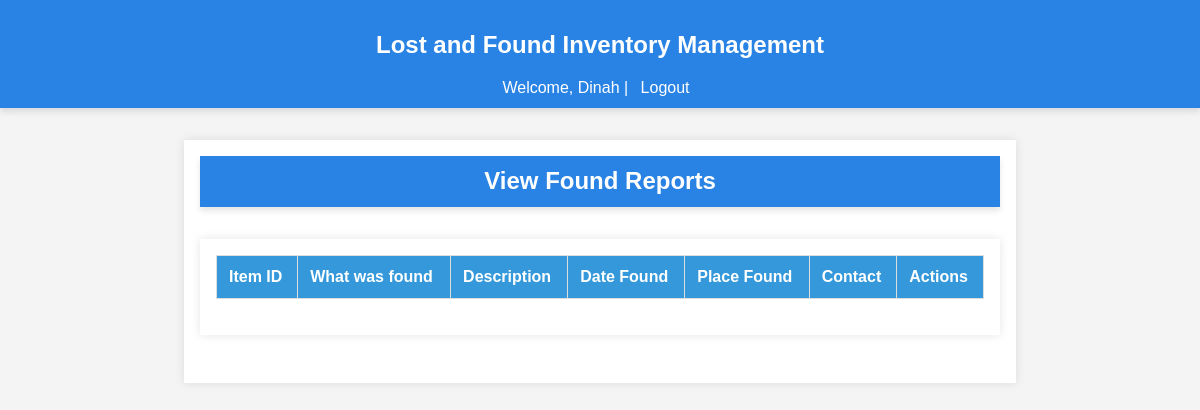
Before: /admin/reports/found (signed in) with the older database file.
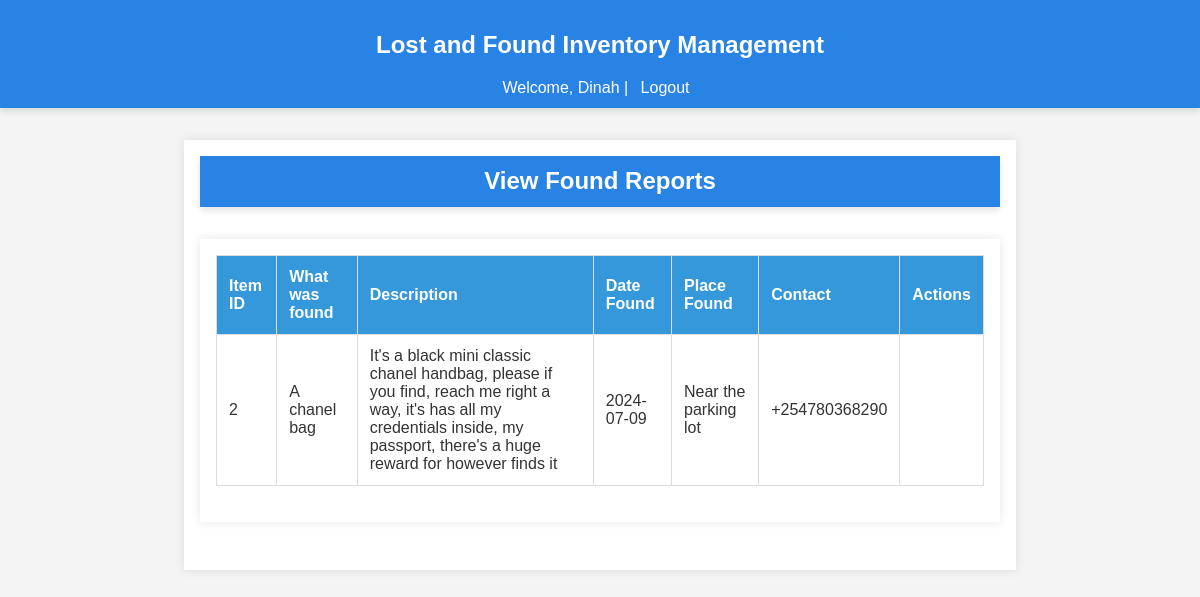
After: the same page with the newer database file.
### app/models/found_report.py (models this page shows, shortened)
class FoundReport(db.Model):
    id = db.Column(db.Integer, primary_key=True)
    user_id = db.Column(db.Integer, db.ForeignKey('user.id'), nullable=False)
    item_id = db.Column(db.Integer, db.ForeignKey('item.id'), nullable=False)
    item_name = db.Column(db.String(150), nullable=True)
    description = db.Column(db.String(255), nullable=True)
    date_found = db.Column(db.Date, nullable=False)
    time_found = db.Column(db.Time, nullable=False)
    primary_color = db.Column(db.String(50), nullable=True)
    secondary_color = db.Column(db.String(50), nullable=True)
    place_found = db.Column(db.String(255), nullable=False)
    upload_image = db.Column(db.String(250), nullable=True)
    contact = db.Column(db.String(255), nullable=True)  # Contact information
    user = db.relationship('User', back_populates='found_reports')
    item = db.relationship('Item', back_populates='found_reports')
    claims = db.relationship('Claim', back_populates='found_report')

### app/routes/admin.py (the view)
@bp.route('/reports/found', methods=['GET'])
@login_required
@admin_required
def view_found_reports():
    try:
        found_reports = FoundReport.query.all()
        return render_template('view_found_reports.html', found_reports=found_reports)
    except Exception as e:
        return jsonify({'error': str(e)}), 500

### app/__init__.py (called while the page is built)
def register_extensions(app):
    db.init_app(app)
    migrate.init_app(app, db)
    bcrypt.init_app(app)
    login_manager.init_app(app)
    mail.init_app(app)
    @login_manager.user_loader
    def load_user(user_id):
        return user.User.query.get(int(user_id))

### app/templates/view_found_reports.html
{% extends "base.html" %}
{% block content %}
<header>
    <h1>View Found Reports</h1>
</header>
<main>
    <table>
        <thead>
            <tr>
                <th>Item ID</th>
                <th>What was found</th>
                <th>Description</th>
                <th>Date Found</th>
                <th>Place Found</th>
                <th>Contact</th>
                <th>Actions</th>
            </tr>
        </thead>
        <tbody>
            {% for report in found_reports %}
            <tr>
                <td>{{ report.item_id }}</td>
                <td>{{ report.item_name }}</td>
                <td>{{ report.description }}</td>
                <td>{{ report.date_found }}</td>
                <td>{{ report.place_found }}</td>
                <td>{{ report.contact}}</td>
                <td>
                </td>
            </tr>
            {% endfor %}
        </tbody>
    </table>
</main>
{% endblock %}

Changed rows visible on the page:
added FoundReport: item_id "2", item_name "A chanel bag", description "It's a black mini classic chanel handbag, please if you find, reach me right a way, it's has all my credentials inside, my passport, there's a huge reward for however finds it", date_found "2024-07-09", place_found "Near the parking lot", contact "+254780368290"
